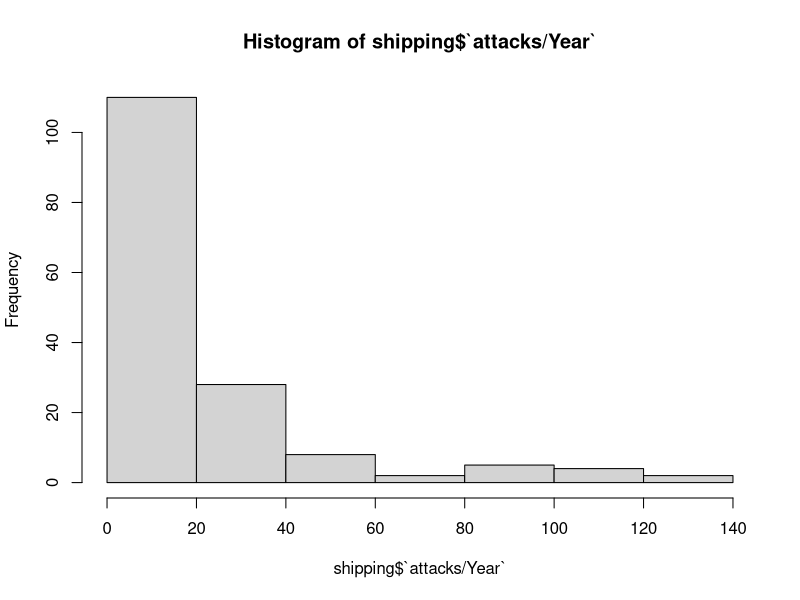
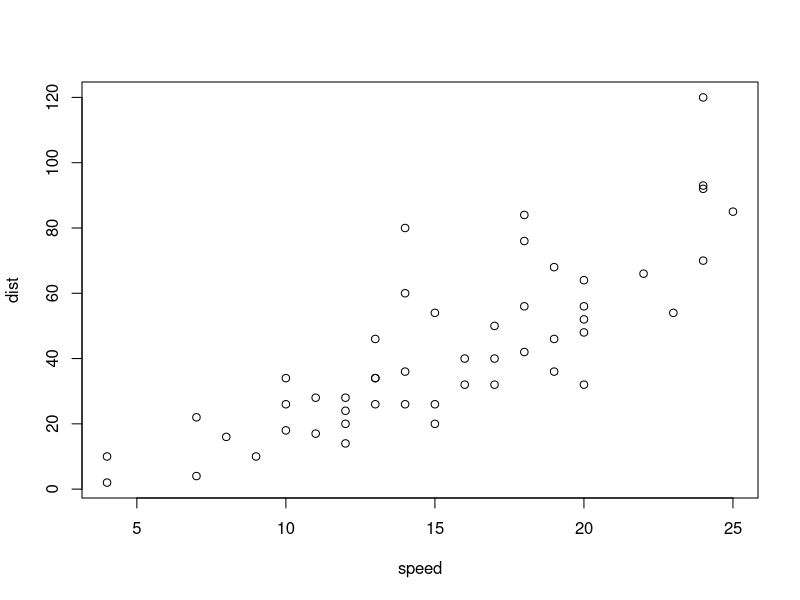

Write the R code that produced these figures, in order.
## ---- chunk 1
try()
try(setwd("/Users/codykoebnick/Documents/MaritimePiracy"))
shipping <- read.csv("shippingraw.csv", header = TRUE, sep = ",", stringsAsFactors = FALSE, na.strings = c("", "NA"))

#renaming and dropping some of our columns 
names(shipping)[1] <- 'country'
names(shipping)[2] <- 'year'
shipping$X1 = NULL
names(shipping)[3] <- 'coast/Area ratio (m/km2)'
names(shipping)[4] <- 'GDP per cap'
names(shipping)[5] <- 'attacks/Year'
names(shipping)[6] <- 'successful Attacks/Year'
names(shipping)[7] <- 'success Ratio'

#######################
#Descriptive Statistics
#######################

#Histogram of attack frequnecy
hist(shipping$`attacks/Year`)
## ---- chunk 2
summary(cars)
## ---- chunk 3
plot(cars)
